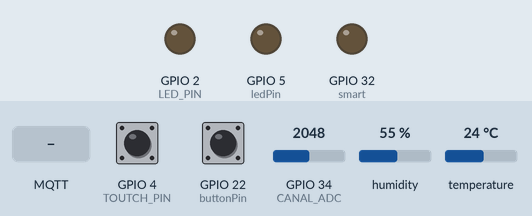
Simulated run of this sketch. Board: ESP32. Shown: output pins drawn as LEDs (lit = HIGH). The inputs (shaded band) are chosen by the test bench; at power-on: temperature 24 °C, GPIO 4 (TOUTCH_PIN) HIGH, GPIO 22 (buttonPin) HIGH, GPIO 34 (CANAL_ADC) = 2048, humidity 55 %. WiFi joins after 1.5 s; servers stay silent unless stated; no MQTT or app messages arrive unless stated; what the sketch prints to the serial monitor is not drawn.

Above: at 2.7 s.
2.8 s: MQTT message "L" arrives on the first subscribed topic
At 4.7 s:
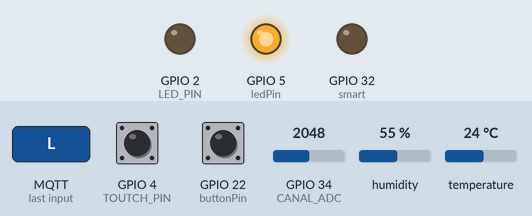
5.1 s: temperature set to 28 °C
6.8 s: temperature set to 31 °C
At 8.6 s:
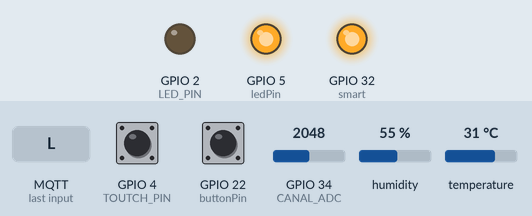
9.1 s: MQTT message "1" arrives on the first subscribed topic
At 10.8 s:
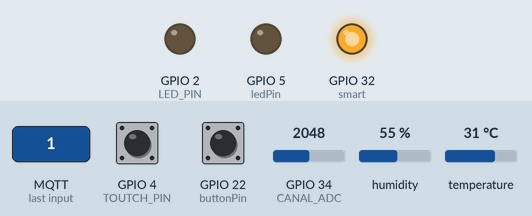
11.1 s: GPIO 4 (TOUTCH_PIN) pulled LOW for 1 s
At 12.5 s:
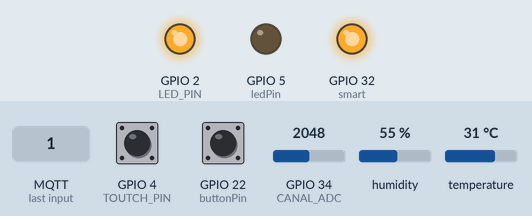
14.2 s: GPIO 4 (TOUTCH_PIN) pulled LOW for 3.2 s
At 18.8 s:
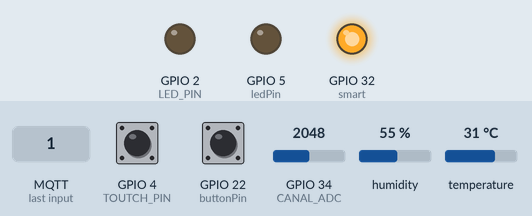
Timing chart, 0 to 20.3 s (numbered marks = the images above; inputs shaded):
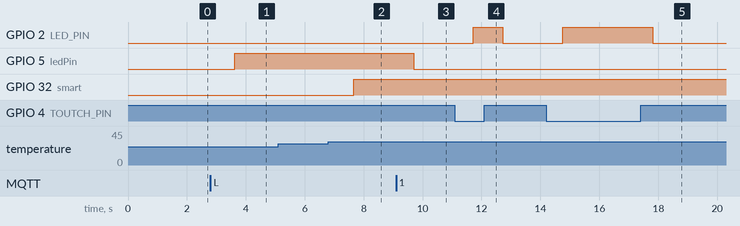

The sketch:

Codigo_para_ESP32.ino
```cpp
  /*
   * Adaptado por Eng. Carlos kwiek para tutorial no youtube e github.
   * Dezembro 2017
   * Link youtube https://www.youtube.com/watch?v=Iuj7BvXbYgY&list=PLDkRfSMHz1RiTlzfSbeZZcYf80G0sYl3m
   * Na descrição do video tem o link para o projeto completo no meu repositorio Github
   * e-mail contato@carloskwiek.com.br
   * Bibliotecas utilizadas:
   *
   * PubSubClient: https://github.com/knolleary/pubsubclient
   * Adafruit DHT22/DHT11 library: https://github.com/adafruit/DHT-sensor-library
   *                               Seguir instruções de: https://learn.adafruit.com/dht?view=all
   */

  // Acima na parte comentada os links das biblotecas caso não as tenha instaladas.
  #include "WiFi.h"
  #include <Preferences.h>
  #include <PubSubClient.h>
  #include <DHT.h>

  //Defines do MQTT
  #define ID_MQTT     "MQTTCarlos"

  //Defines do ADC e do envio de sua leitura
  #define CANAL_ADC          34     //Aqui, define-se em qual canal ADC está ligado o potenciômetro (e, consequentemente, qual ADC será lido).
                                   //No ESP32 = 34, No NodeMCU, pode ser somente no 0.
  #define TEMPO_ENVIO_ADC    1000  //tempo (em milisegundos) em que será enviado o valor de ADC via MQTT

  //defines do sensor de temperatura e umidade DHT11
  #define TEMPO_ENVIO_TEMP_UMIDADE  2000 //tempo (em milisegundos) em que será enviado o valor de temperatura e umidade via MQTT
                                         //Para o DHT11, segundo a documentação (https://learn.adafruit.com/dht?view=all), o tempo mínimo entre
                                         //duas leituras consecutivas deve ser 2 segundos.
  #define DHTPIN                    16   //GPIO do NodeMCU ESP32 em que o sensor está ligado
  #define DHTTYPE DHT11                  //Descomente esta linha para usar o sensor DHT 11
  //#define DHTTYPE DHT22                //Descomente esta linha para usar o sensor DHT 22  (AM2302), AM2321
  //#define DHTTYPE DHT21                //Descomente esta linha para usar o sensor DHT 21 (AM2301)


//defines do sensor PIR
#define ESTADO_PIR_AGUARDA_MOVIMENTO               0      //estado da máquina de estados do sensor PIR
#define ESTADO_PIR_AGUARDA_CONFIRMACAO_MOVIMENTO   1      //estado da máquina de estados do sensor PIR
#define ESTADO_PIR_AGUARDA_FIM_DE_MOVIMENTO        2      //estado da máquina de estados do sensor PIR
#define TEMPO_CONFIRMACAO_MOVIMENTO                500    //tempo, em milisegundos, para confirmação de movimento detectado pelo sensor PIR


  #define TOUTCH_PIN T0 // ESP32 Pin D4

  #define LED_PIN 2


  //constantes relacionadas ao MQTT
  const char* ssid = "REDE";                       //coloque aqui o nome da sua rede
  const char* password = "SENHA";               //coloque aqui sua senha
  const char* mqtt_server = "192.168.0.6";           //comente esta linha se quiser usar outro broker MQTT
 // const char* mqtt_server = "iot.eclipse.org";     //utilizado para testes / validação descomente esta linha se quiser usar este broker externo
 // const char* mqtt_server = "broker.hivemq.com"    //utilizado para testes / validação descomente esta linha se quiser usar este broker externo

  //constantes relacionadas a entradas e saidas
  const int buttonPin = 22;   //Pino em que estará ligado o botão
  const int ledPin = 5;       //Pino em que estará ligado o LED
  const int smart =  32;      //Pino que é acionado dependendo do setpoint, em relação a temperatura
  const int PIRPin = 33;      //Pino no qual estara ligado o sensor PIR
  int value = touchRead(4);   //Pino ligado para acionar o botão touch ESP32


  //variáveis globais de temporização
  unsigned long TemporizacaoADC;
  unsigned long TemporizacaoTempUmid;
  unsigned long TemporizacaoSensorPIR;

  //variáveis e objetos globais
  WiFiClient espClient;
  PubSubClient client(espClient);
  char EstadoLED;
  DHT dht(DHTPIN, DHTTYPE);
  char EstadoMaquinaSensorPIR;

  //prototypes
  void connecta_wifi(void);
  void callback(char* topic, byte* payload, unsigned int length);
  void reconecta_mqtt(void);
  void reconecta_wifi(void);
  void verifica_botao(void);
  unsigned long tempo_decorrido(unsigned long tempo);
  void verifica_e_envia_valor_potenciometro(void);
  void verifica_e_envia_temperatura_e_umidade(void);
  void maquina_estados_sensor_PIR(void);

  /*
  *   IMPLEMENTAÇÕES
  */

  //Função: Conecta-se ao WI-FI
  //Parâmetros: nenhum
  //Retorno: nenhum
  void connecta_wifi(void)
  {
      delay(10);
      // We start by connecting to a WiFi network
      Serial.println();
      Serial.print("Conectando-se a ");
      Serial.println(ssid);
      WiFi.begin(ssid, password);

      //aguarda conexao
      while (WiFi.status() != WL_CONNECTED)
      {
        delay(500);
        Serial.print(".");
      }

      Serial.println("");
      Serial.println("Conectado ao WI-FI!!");
      Serial.println("IP: ");
      Serial.println(WiFi.localIP());
  }

  //Função: Conecta-se ao WI-FI
  //Parâmetros: nenhum
  //Retorno: nenhum
  void callback(char* topic, byte* payload, unsigned int length)
  {
      Serial.print("Chegou uma mensagem no topico");
      Serial.print(topic);
      Serial.print(": ");

      for (int i = 0; i < length; i++) {
        Serial.print((char)payload[i]);
      }
      Serial.println();

      //interpreta comando recebido
      if ((char)payload[0] == 'L')
      {
          digitalWrite(ledPin, HIGH);
          EstadoLED = 1;
      }
      else
      {
          digitalWrite(ledPin, LOW);
          EstadoLED = 0;
      }
  }

  //Função: reconecta-se ao broker MQTT
  //Parâmetros: nenhum
  //Retorno: nenhum
  void reconecta_mqtt(void) {
      while (!client.connected())
    {
          Serial.print("Tentando se reconectar no broker MQTT...");

          if (client.connect(ID_MQTT)) {
              //envia mensagem para o tópico de publish avisando que se conectou e da subscribe no tópico desejado
              Serial.println("conectado!");
              client.publish("Liga", "Leds");
              client.subscribe("Leds");
          }
        else
        {
              Serial.print("failed, rc=");
              Serial.print(client.state());
              Serial.println(" tentando novamente em 2 segundos");
              delay(2000);
         }
      }
  }

  //Função: reconecta-se ao WiFi
  //Parâmetros: nenhum
  //Retorno: nenhum
  void reconecta_wifi(void)
  {
      //se já está conectado a rede WI-FI, nada é feito.
      //Caso contrário, são efetuadas tentativas de conexão
      if (WiFi.status() == WL_CONNECTED)
          return;

       WiFi.begin(ssid, password); // Conecta na rede WI-FI

      while (WiFi.status() != WL_CONNECTED)
      {
          delay(100);
          Serial.print(".");
         //ESP.wdtFeed();
      }

      Serial.println();
      Serial.print("Conectado com sucesso na rede ");
      Serial.print(ssid);
      Serial.println("IP obtido: ");
      Serial.println(WiFi.localIP());
  }


  //Função: verifica acionamento do botão
  //Parametros: nenhum
  //Retorno: nenhum
  void verifica_botao(void)
  {
      if (!digitalRead(buttonPin))
          delay(20); //20ms de tempo para debounce
      else
          return;

      if (!digitalRead(buttonPin))
      {
          //acionamento do botão confirmado.
          if (EstadoLED == 1)
          {
              digitalWrite(ledPin, HIGH);
              EstadoLED = 0;
              client.publish("Botao", "Fisico.");
          }
          else
          {
            digitalWrite(ledPin, LOW);
            EstadoLED = 1;
            client.publish("Botao", "Fisico");
          }

          //aguarda o botao ser solto
          while (digitalRead(buttonPin) == 0)
          {
            //  ESP.wdtFeed();
          }
      }
  }

  //Função: retorna o tempo decorrido (em milisegundos) desde o tempo passado como parâmetro
  //Parametros: tempo a ser considerado
  //Retorno: tempo decorrido desde o tempo passado como parâmetro
  unsigned long tempo_decorrido(unsigned long tempo)
  {
    unsigned long TempoDecorridoCalculado;

    TempoDecorridoCalculado = millis() - tempo;
    return TempoDecorridoCalculado;
  }

  //Função: verifica se deve enviar via MQTT o valor do potenciômetro. Se sim, faz o envio.
  //Parametros: nenhum
  //Retorno: nenhum
  void verifica_e_envia_valor_potenciometro(void)
  {
    long ValorLidoADC;          //O ADC é de 12 bits, portanto sua leitura pode ir de 0 até 4095.
                                //Por este motivo, é necessário utilizar uma variável do tipo long para armazenar sua leitura.
    char InformacaoADCMQTT[10]; //array de chars que conterá a leitura do ADC convertida para texto.

    //verifica se deve fazer o envio (ou seja, se já decorreu ao menos TEMPO_ENVIO_ADC milisegundos desde o último envio)
    if (tempo_decorrido(TemporizacaoADC) < TEMPO_ENVIO_ADC)
    {
      //Se ainda nao se decorreu ao menos o tempo definido TEMPO_ENVIO_ADC, não é o momento de enviar.
      //Portanto, se isso ocorrer, a função acaba aqui.
      return;
    }

    //Se chegou até aqui, é o momento de ler e enviar o ADC.
    //Portanto, faz a leitura do ADC, converte a leitura para texto e a envia por MQTT (no tópico "ADCCarlosKwiek")
    ValorLidoADC = analogRead(CANAL_ADC);
    memset(InformacaoADCMQTT,0,sizeof(InformacaoADCMQTT));
    sprintf(InformacaoADCMQTT,"%ld",ValorLidoADC);
    client.publish("ADCCarlosKwiek", InformacaoADCMQTT);

    //atualiza temporização de envio do ADC
    //Dessa forma, após TEMPO_ENVIO_ADC milisegundos o valor do ADC será lido e enviado novamente.
    TemporizacaoADC = millis();


   float setpoint;
   setpoint = ValorLidoADC;
   setpoint = map(setpoint, 0, 4095, 0, 60);
   float Temperatura;
   Temperatura = dht.readTemperature();

   if (Temperatura >= setpoint){
   if (tempo_decorrido(TemporizacaoADC) < TEMPO_ENVIO_ADC)
   digitalWrite (smart,HIGH);
   client.publish("Ventilador", "Desligado");
   }
    else{digitalWrite (smart,LOW);
    client.publish("Ventilador", "Ligado");
   }

}

  //Função: verifica se deve enviar via MQTT o valor da temperatura e umidade. Se sim, faz o envio.
  //Parametros: nenhum
  //Retorno: nenhum
  void verifica_e_envia_temperatura_e_umidade(void)
  {
    char TempMQTT[10];
    char UmidMQTT[10];
    float Temperatura;
    float Umidade;
    int TemperaturaInt;
    int UmidadeInt;

    //verifica se deve fazer o envio (ou seja, se já decorreu ao menos TEMPO_ENVIO_TEMP_UMIDADE milisegundos desde o último envio)
    if (tempo_decorrido(TemporizacaoTempUmid) < TEMPO_ENVIO_TEMP_UMIDADE)
    {
      //Se ainda nao se decorreu ao menos o tempo definido TEMPO_ENVIO_TEMP_UMIDADE, não é o momento de enviar.
      //Portanto, se isso ocorrer, a função acaba aqui.
      return;
    }

    //Se chegou até aqui, é o momento de ler e enviar a temperatura e umidade
    //Portanto, faz a leitura destas informações, converte as leituras para texto e as envia por MQTT (tópico "TempCarlosKwiek" para temperatura e "UmidCarlosKwiek" para umidade)
    Temperatura = dht.readTemperature();
    Umidade = dht.readHumidity();

    //Importante: os ESP8266 não suportam conversão de valores float em texto. É uma limitação da implementação da função sprint para estes módulos.
    //Por esta razão, transformei ( = trunquei) as informações para numero inteiro. Portanto, tanto a temperatura quanto umidades serão numeros inteiros.
    TemperaturaInt = (int)Temperatura;
    UmidadeInt = (int)Umidade;

    //se alguma das leituras não foi bem sucedida, nada mais é feito
    if (isnan(Temperatura) || isnan(Umidade) )
      return;

    //prepara e envia informações
    //Atenção: a temperatura está em graus Celsius e a umidade é percentual (0-100)
    memset(TempMQTT,0,sizeof(TempMQTT));
    memset(UmidMQTT,0,sizeof(UmidMQTT));
    sprintf(TempMQTT,"%d",TemperaturaInt);
    sprintf(UmidMQTT,"%d",UmidadeInt);
    client.publish("TempCarlosKwiek", TempMQTT);
    client.publish("UmidCarlosKwiek", UmidMQTT);

    //atualiza temporização de envio de temperatura e umidade
    //Dessa forma, após TEMPO_ENVIO_TEMP_UMIDADE milisegundos os valores de temperatura e umidade serão lidos e enviados novamente.
    TemporizacaoTempUmid = millis();
  }

  //Função: máquina de estados do sensor PIR. Funcionamento:
//            - Aguarda o sensor detectar movimento
//            - Se detectado, aguarda X segundos (X definido em software) nesta condição para confirmar movimento
//            - Se confirmado o movimento, envia o alerta e aguarda próxima ocorrência de movimento.
//Parametros: nenhum
//Retorno: nenhum
void maquina_estados_sensor_PIR(void)
{
  switch (EstadoMaquinaSensorPIR)
  {
    case ESTADO_PIR_AGUARDA_MOVIMENTO:
    {
      if (digitalRead(PIRPin))
      {
        //foi detectado acionamento do sensor PIR
        TemporizacaoSensorPIR = millis();
        EstadoMaquinaSensorPIR = ESTADO_PIR_AGUARDA_CONFIRMACAO_MOVIMENTO;
      }

      break;
    }

    case ESTADO_PIR_AGUARDA_CONFIRMACAO_MOVIMENTO:
    {
      //verifica se o sensor continua acusando que há movimento
      if (!digitalRead(PIRPin))
      {
        //o sensor parou de acusar movimento. Reseta a maquina de estados.
        EstadoMaquinaSensorPIR = ESTADO_PIR_AGUARDA_MOVIMENTO;
        break;
      }

      //verifica se ja deu o tempo de confirmação de movimento
      if ( (digitalRead(PIRPin)) && (tempo_decorrido(TemporizacaoSensorPIR) >= TEMPO_CONFIRMACAO_MOVIMENTO) )
      {
        //movimento confirmado. Envia mensagem MQTT
        client.publish("PIRCarlosKwiek", "1");
        EstadoMaquinaSensorPIR = ESTADO_PIR_AGUARDA_FIM_DE_MOVIMENTO;
      }

      break;
    }

    case ESTADO_PIR_AGUARDA_FIM_DE_MOVIMENTO:
    {
      //aguarda o sensor parar de indicar movimento e reinicia maquina de estados
      if (!digitalRead(PIRPin))
      {
        //acabou o movimento. reinicia máquina de estados e envia mensagem MQTT
        client.publish("PIRCarlosKwiek", "0");
        EstadoMaquinaSensorPIR = ESTADO_PIR_AGUARDA_MOVIMENTO;
      }
      break;
    }

  }
}

  void setup(void) {
      //configura o botao
      pinMode(buttonPin, INPUT_PULLUP);

      //configura a saida do LED
      pinMode(ledPin, OUTPUT);
      digitalWrite(ledPin,LOW);
      EstadoLED = 0;
      pinMode(LED_PIN, OUTPUT);
      digitalWrite (LED_PIN, LOW);
      pinMode(smart, OUTPUT);

      //inicializa temporizações de envio do ADC e temperatura e umidade
      TemporizacaoADC = millis();
      TemporizacaoTempUmid = millis();

      //inicializa sensor de temperatura
      dht.begin();

     //inicializa máquina de estados do sensor PIR e pino de entradas
    pinMode(PIRPin, INPUT);
    EstadoMaquinaSensorPIR = ESTADO_PIR_AGUARDA_MOVIMENTO;

    //configura comunicação serial e faz conexao ao broker mqtt
      Serial.begin(115200);
      connecta_wifi();
      client.setServer(mqtt_server, 1883);
      client.setCallback(callback);
  }


  void loop()
  {
      //Faz tratamentos de rede e mqtt
      if (!client.connected())
         reconecta_mqtt();

      reconecta_wifi();

      //verifica acionamento do botao em D1
      verifica_botao();

      //verifica se deve ler o ADC e enviar valor da leitura via MQTT
      verifica_e_envia_valor_potenciometro();

      //verifica se deve ler o sensor de temperatura e umidade e enviar tais informações via MQTT
      verifica_e_envia_temperatura_e_umidade();

      //envia keep-alive MQTT
      client.loop();

     int touch_value = 100;
     touch_value = touchRead(TOUTCH_PIN);

     if (touch_value < 20)
     {
      digitalWrite (LED_PIN, HIGH);
     }
     else
     {
     digitalWrite (LED_PIN, LOW);
     }
     delay(1000);

     }
```

Measured:
- the behaviour switches between 29 and 30 °C on temperature (found by bisection; images 1 and 2)
- after the input at 2.8 s, GPIO 5 (ledPin): LOW → HIGH after 0.82 s
- after the input at 5.1 s, every drawn part: stays the same
- after the input at 6.8 s, GPIO 32 (smart): LOW → HIGH after 0.87 s
- after the input at 9.1 s, GPIO 5 (ledPin): HIGH → LOW after 0.60 s
- after the input at 11.1 s, GPIO 2 (LED_PIN): LOW → HIGH after 0.63 s, → LOW 1.0 s later
- after the input at 14.2 s, GPIO 2 (LED_PIN): LOW → HIGH after 0.56 s, → LOW 3.1 s later
